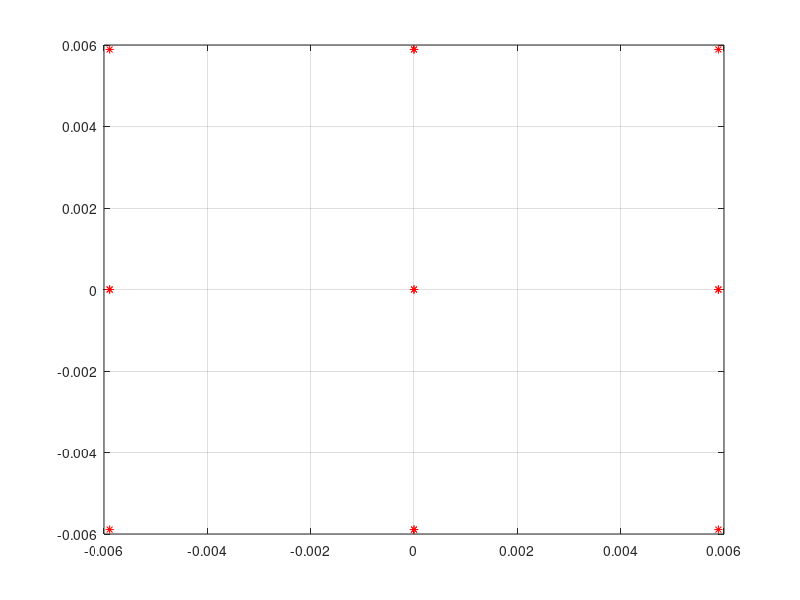

MATLAB code to generate this figure: (Note: this script raises an error after producing the figure.)
clear

% 4 wheels
n = 4;

% arbitrary choice
Hmax = 3.2e-3;

% SOCi parameters
beta = deg2rad(23);
sb = sin(beta);
cb = cos(beta);
W = [ cb,  0,  -cb,  0;
      0,   cb,   0, -cb;
      sb,  sb,  sb,  sb ];

% compute vertices of n dimensional hypercube
C = repmat([-Hmax,Hmax],n,1);

% get polytope data
n_pair = 1:n;
pairs = combnk(1:n,2);
pairs = [ pairs; pairs(:,2), pairs(:,1) ];

vertices = zeros(3,4*n*(n-1));

A = zeros(12,3); % number of facets x 3
b = zeros(12,1); % number of facets x 1
w_ij = zeros(3,size(pairs,1));
g_ij = zeros(1,size(pairs,1));
inrm2 = zeros(1,size(pairs,1));

for p = 1:size(pairs,1)
   ii = pairs(p,1);
   jj = pairs(p,2);
   
   w_hat_i = W(:,ii);
   w_hat_j = W(:,jj);
   
   temp = cross(w_hat_i,w_hat_j);
   n_hat_ij = temp./norm(temp);
   
   id_saturated = n_pair;
   id_saturated(pairs(p,:)) = [];
   
   v_ij = zeros(3,1);
   for k = id_saturated
       v_ij = v_ij + sign(dot(W(:,k),n_hat_ij)) .* W(:,k);
   end
   
   vertices(:,4*(p-1)+1) =   Hmax .* w_hat_i ...
                           + Hmax .* w_hat_j ...
                           + Hmax .* v_ij;
   vertices(:,4*(p-1)+2) = - Hmax .* w_hat_i ...
                           + Hmax .* w_hat_j ...
                           + Hmax .* v_ij;
   vertices(:,4*(p-1)+3) =   Hmax .* w_hat_i ...
                           - Hmax .* w_hat_j ...
                           + Hmax .* v_ij;
   vertices(:,4*(p-1)+4) = - Hmax .* w_hat_i ...
                           - Hmax .* w_hat_j ...
                           + Hmax .* v_ij;
   d_ij = dot(v_ij,n_hat_ij);
   
   w_ij(:,p) = (1/d_ij) .* n_hat_ij;
   g_ij(p) = dot(n_hat_ij,cross(v_ij,w_hat_j))./norm(temp);
   inrm2(p) = 1.0/(norm(temp)^2);
   A(p,:) = n_hat_ij';
   b(p) = dot(vertices(:,4*(p-1)+1),n_hat_ij);
   
end

% compute unique vertices
vertices = unique(vertices','rows')';

% compute the largest ellipsoid inside the polytope (will fail if you dont
% have CVX setup but won't throw an error)
try
    cvx_begin sdp quiet
        variable Qh(3,3) symmetric
        maximize( det_rootn(Qh) )
        subject to
            for k = 1:numel(b)
                norm( Qh*A(k,:)',2 ) <= b(k);
            end
    cvx_end
    [X,Y,Z] = ellipsoid(0,0,0,Qh(1,1),Qh(2,2),Qh(3,3),50);
    plot_ellip = true;
catch
    plot_ellip = false;
end

% plot the envelope
figure(1), clf, hold on, grid on, box on
plot3(vertices(1,:),vertices(2,:),vertices(3,:),'r*')
if (plot_ellip)
%     colormap('c')
    h = surf(X,Y,Z);
    h.LineStyle = 'none';
    h.FaceAlpha = 1;
    h.FaceColor = 'm';
end
id_hull = convhull(vertices','Simplify',true);
plot3(0,0,0,'ro','MarkerSize',6)
h = trisurf(id_hull,vertices(1,:),vertices(2,:),vertices(3,:),...
            'FaceColor','b','FaceAlpha',0.7,...
            'EdgeColor','c','LineWidth',1);
axis equal